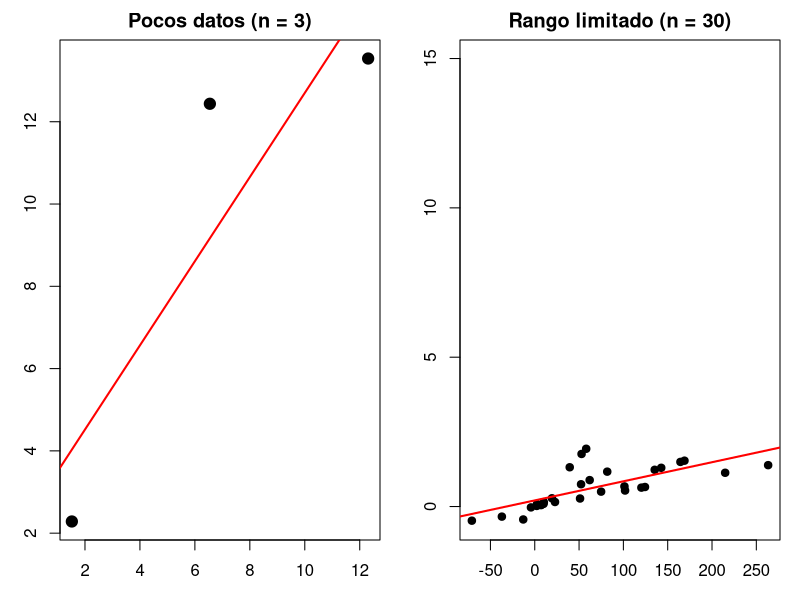
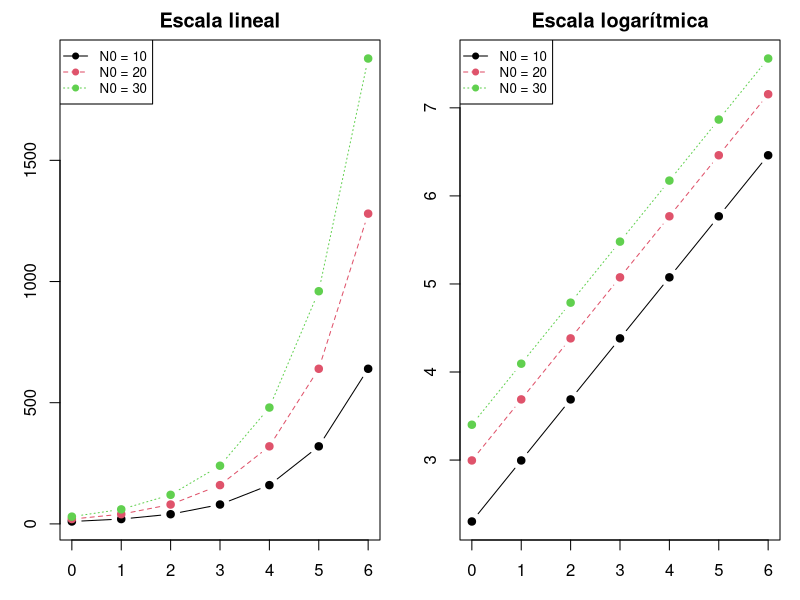
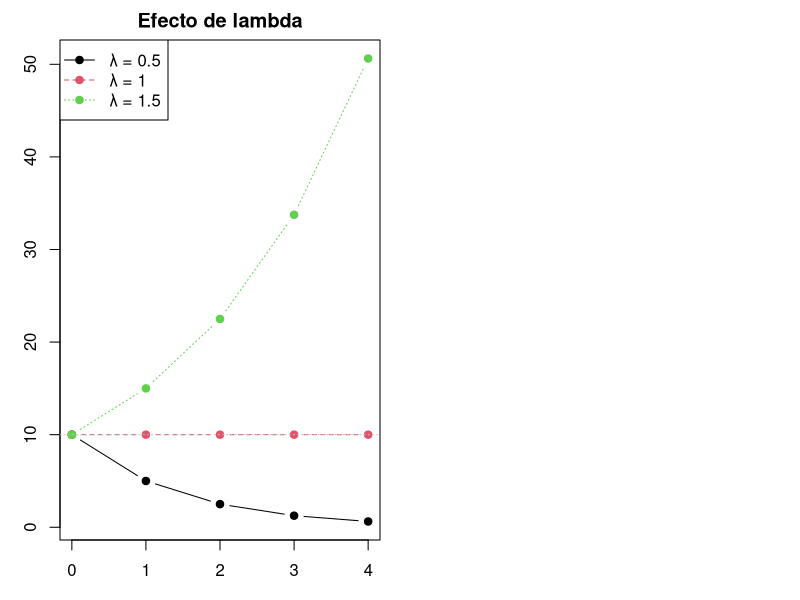

Source code (R) for these figures, in order:
## ---- chunk 1
set.seed(23)
x1 <- rnorm(3, 5, 8)
set.seed(23)
y1 <- x1 * sample(seq(0.3, 2, by = 0.4), 3, replace = TRUE)

par(mfrow = c(1, 2), mar = c(3, 3, 2, 1))
plot(x1, y1, pch = 19, cex = 1.5,
     xlab = "", ylab = "", main = "Pocos datos (n = 3)")
abline(lm(y1 ~ x1), col = "red", lwd = 2)

set.seed(23)
y2 <- rnorm(30, 0.5, 0.8)
set.seed(23)
x2 <- y2 * sample(seq(30, 200, by = 40), 30, replace = TRUE)
plot(x2, y2, pch = 19, cex = 1, ylim = c(-0.5, 15),
     xlab = "", ylab = "", main = "Rango limitado (n = 30)")
abline(lm(y2 ~ x2), col = "red", lwd = 2)
## ---- chunk 2
crec <- function(lambda, t, N) N * lambda^t

N0 <- c(10, 20, 30)
t <- 0:6
Nm <- sapply(N0, function(n) crec(2, t, n))

par(mfrow = c(1, 2), mar = c(3, 3, 2, 1))
matplot(t, Nm, type = "b", pch = 19, xlab = "", ylab = "",
        main = "Escala lineal")
legend("topleft", legend = paste("N0 =", N0),
       col = 1:3, pch = 19, lty = 1:3, cex = 0.8)

matplot(t, log(Nm), type = "b", pch = 19, xlab = "", ylab = "",
        main = "Escala logarítmica")
legend("topleft", legend = paste("N0 =", N0),
       col = 1:3, pch = 19, lty = 1:3, cex = 0.8)
## ---- chunk 3
t <- 0:4
lam <- c(0.5, 1, 1.5)
Lm <- sapply(lam, function(l) crec(l, t, 10))

matplot(t, Lm, type = "b", pch = 19,
        xlab = "Tiempo (períodos)", ylab = "Tamaño (N)",
        main = "Efecto de lambda")
legend("topleft", legend = paste("λ =", lam),
       col = 1:3, pch = 19, lty = 1:3)
abline(h = 10, lty = 3, col = "gray")
